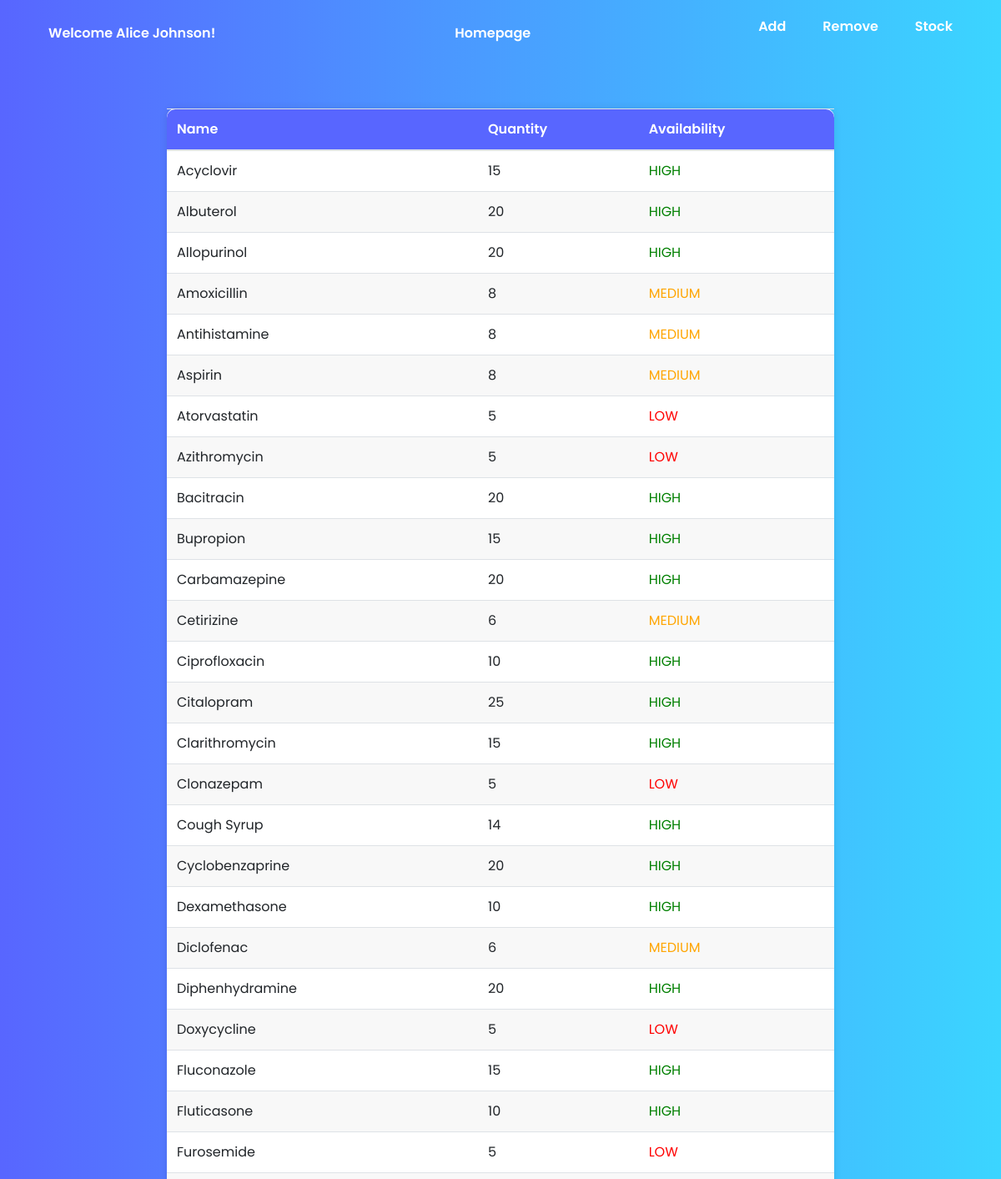
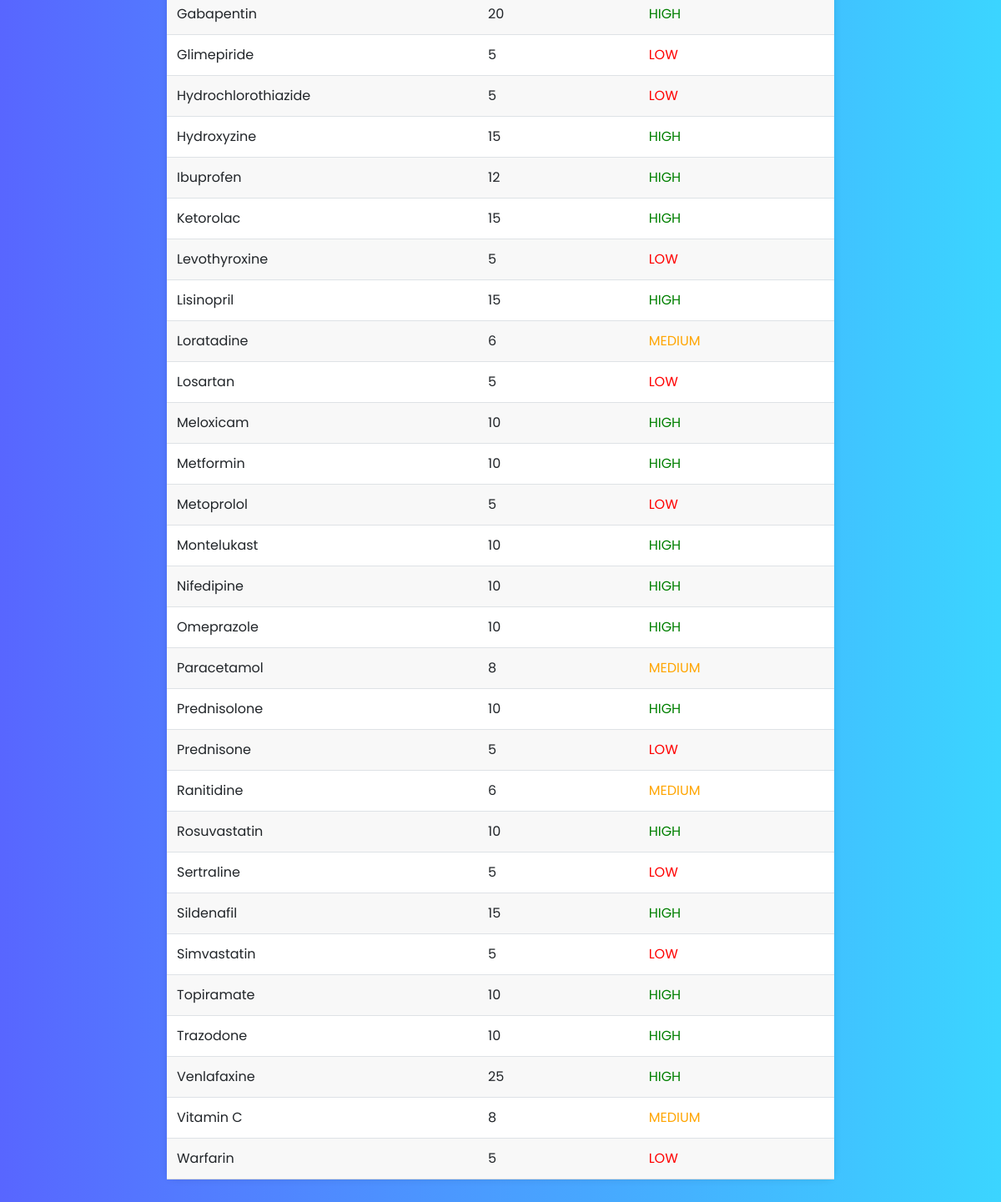
The app's page /stock (signed in) with its own data (2 pictures, top to bottom).
### tables this page shows
CREATE TABLE medicine (
name TEXT NOT NULL,
price INTEGER,
pharm_id INTEGER,
FOREIGN KEY (pharm_id) REFERENCES pharmacy (pharm_id) 
);

### app.py (the view)
@app.route("/stock", methods=["GET", "POST"])
@login_required
def stock():
    conn = get_db_connection()
    cursor = conn.cursor()
    cursor.execute("SELECT name, COUNT(*) AS quantity FROM medicine GROUP BY name;")
    rows = cursor.fetchall()
    conn.close()
    return render_template("stock.html", emp_name=session["name"], rows=rows)

### app.py (called while the page is built)
def login_required(f):
    @wraps(f)
    def decorated_function(*args, **kwargs):
        if "username" not in session:
            return redirect(url_for("index"))
        return f(*args, **kwargs)
    return decorated_function

def get_db_connection():
    conn = sqlite3.connect("my.db")
    conn.row_factory = sqlite3.Row
    return conn

### templates/stock.html (shortened to what this page needs)
<!DOCTYPE html>
<html lang="en">
    <head>
        <link href="/static/styles.css" rel="stylesheet">
    </head>
    <body class="add-main1">
        <form action="/stock" method="POST">
        <header class = "headerr">
            <div class="navbar">
                <div class="welcome">Welcome {{ emp_name }}!</div>
                <div class="homepage-container">
                    <a href="homepage" class="homepage-btn">Homepage</a>
                </div>
                <ul class="links">
                    <li><a href="add">Add</a></li>
                    <li><a href="remove">Remove</a></li>
                    <li><a href="stock">Stock</a></li>
                </ul>
            </div>
        </header>
        <div class="stock-container">
            <table id="t1" class="table">
                <thead>
                    <tr>
                        <th class="qstart">Name</th>
                        <th class="text-start">Quantity</th>
                        <th class="qend">Availability</th>
                    </tr>
                </thead>
                <tbody>
                    {% for row in rows %}
                    <tr>
                        <td class="text-start">{{ row["name"] }}</td>
                        <td class="text-start">{{ row["quantity"] }}</td>
                        <td class="text-start">
                            {% if row["quantity"] <= 5 %}
                                <span class="low">LOW</span>
                            {% elif row["quantity"] < 10 %}
                                <span class="medium">MEDIUM</span>
                            {% else %}
                                <span class="high">HIGH</span>
                            {% endif %}
                        </td>
                    </tr>
                    {% endfor %}
                </tbody>
            </table>
        </div>
    </form>
    </body>
</html>

### static/styles.css (style rules this page uses)
* { margin: 0; padding: 0; box-sizing: border-box; font-family: "Poppins", serif; }
.headerr { background: linear-gradient(to right, #5866ff, #3bd5ff); padding: 12px 30px; }
.navbar { display: flex; justify-content: space-between; align-items: center; }
.welcome { font-size: 16px; font-weight: 500; color: #fff; text-decoration: none; padding: 8px 12px; transition: 0.3s; font-weight: 600; }
.links { list-style: none; display: flex; }
.links li { margin-left: 20px; }
.links li a { font-size: 16px; font-weight: 500; color: #fff; text-decoration: none; padding: 8px 12px; transition: 0.3s; font-weight: 600; border-radius: 10px; }
.homepage-container { padding: 0 0 0 34px; }
.homepage-btn { font-size: 16px; font-weight: 500; color: #fff; text-decoration: none; padding: 8px 12px; transition: 0.3s; font-weight: 600; border-radius: 10px; text-align: center; }
.stock-container { background-color: #fff; width: 90%; max-width: 800px; margin: 50px auto; padding: 0; border-radius: 10px; box-shadow: 0 0 10px rgba(0, 0, 0, 0.1); text-align: center; }
.table { width: 100%; border-collapse: collapse; margin-top: 0px; }
.table th { background-color: #5866ff; color: #fff; padding: 12px; text-align: left; font-weight: 600; }
.table tr { border-bottom: 1px solid #ddd; }
.table tbody tr:nth-child(even) { background-color: #f8f8f8; }
.table th, .table td { padding: 12px; text-align: left; }
.add-main1 { background: linear-gradient(to right, #5866ff, #3bd5ff); }
.table .qstart { border-radius: 10px 0 0 0; }
.table .qend { border-radius: 0 10px 0 0; }
.low { color: red; }
.medium { color: orange; }
.high { color: green; }

### records on screen
medicine: name "Atorvastatin", quantity "5", shows "LOW"
medicine: name "Azithromycin", quantity "5", shows "LOW"
medicine: name "Clonazepam", quantity "5", shows "LOW"
medicine: name "Doxycycline", quantity "5", shows "LOW"
medicine: name "Furosemide", quantity "5", shows "LOW"
medicine: name "Glimepiride", quantity "5", shows "LOW"
medicine: name "Hydrochlorothiazide", quantity "5", shows "LOW"
medicine: name "Levothyroxine", quantity "5", shows "LOW"
medicine: name "Losartan", quantity "5", shows "LOW"
medicine: name "Metoprolol", quantity "5", shows "LOW"
medicine: name "Prednisone", quantity "5", shows "LOW"
medicine: name "Sertraline", quantity "5", shows "LOW"
medicine: name "Simvastatin", quantity "5", shows "LOW"
medicine: name "Warfarin", quantity "5", shows "LOW"

### other values on screen
{{ emp_name }} "Alice Johnson"
{{ row["name"] }} "Acyclovir" "Albuterol" "Allopurinol" "Amoxicillin" "Antihistamine" "Aspirin" "Bacitracin" "Bupropion" "Carbamazepine" "Cetirizine" "Ciprofloxacin" "Citalopram" "Clarithromycin" "Cough Syrup" "Cyclobenzaprine" "Dexamethasone" "Diclofenac" "Diphenhydramine" "Fluconazole" "Fluticasone" "Gabapentin" "Hydroxyzine" "Ibuprofen" "Ketorolac" "Lisinopril" "Loratadine" "Meloxicam" "Metformin" "Montelukast" "Nifedipine" "Omeprazole" "Paracetamol" "Prednisolone" "Ranitidine" "Rosuvastatin" "Sildenafil" "Topiramate" "Trazodone" "Venlafaxine" "Vitamin C"
{{ row["quantity"] }} "15" "20" "20" "8" "8" "8" "20" "15" "20" "6" "10" "25" "15" "14" "20" "10" "6" "20" "15" "10" "20" "15" "12" "15" "15" "6" "10" "10" "10" "10" "10" "8" "10" "6" "10" "15" "10" "10" "25" "8"
